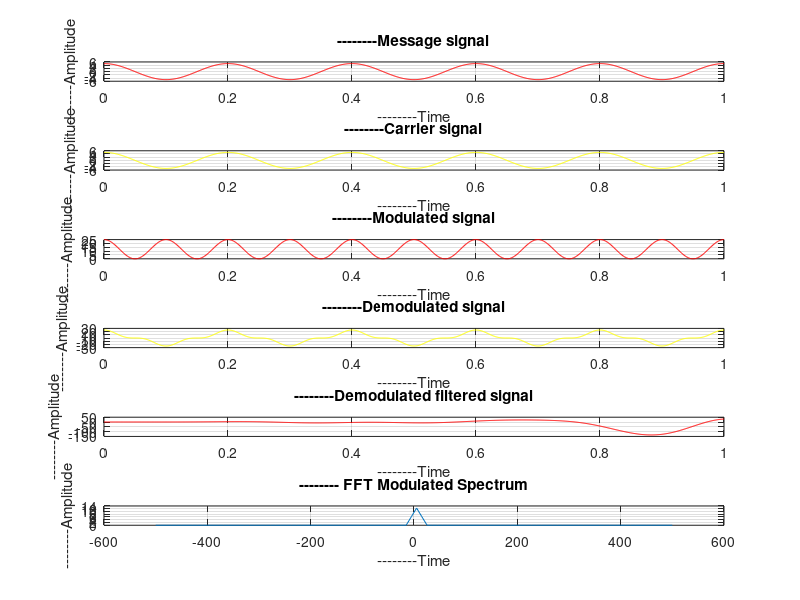

The MATLAB source for this figure:
clear all;
close all;
clc;
t=0:0.001:1;

am=input('Enter the message signal')
fm=input('Enter the message frequency')
ac=input('Enter the carrier signal')
fc=input('Enter the carrier frequency')

x=am*cos(2*pi*fm*t);
c=ac*cos(2*pi*fc*t);
s=x.*c;
d=s.*cos(2*pi*fc*t);
fs=1000;
[b,a]=butter(10, fc*2/fs);
dim1=filter(b,a, d);
f=linspace(-fs/2, fs/2, 100);
g=abs(fftshift(fft(s,100)/100));

subplot(6, 1, 1);
plot(t, x, 'r');
title('--------Message signal');
ylabel('--------Amplitude');
xlabel('--------Time');
grid on;


subplot(6, 1, 2);
plot(t, c, 'y');
title('--------Carrier signal');
ylabel('--------Amplitude');
xlabel('--------Time');
grid on;



subplot(6, 1, 3);
plot(t, s, 'r');
title('--------Modulated signal');
ylabel('--------Amplitude');
xlabel('--------Time');
grid on;



subplot(6, 1, 4);
plot(t, d, 'y');
title('--------Demodulated signal');
ylabel('--------Amplitude');
xlabel('--------Time');
grid on;


subplot(6, 1, 5);
plot(t, dim1, 'r');
title('--------Demodulated filtered signal');
ylabel('--------Amplitude');
xlabel('--------Time');
grid on;


subplot(6, 1, 6);
plot(f, g);
title('-------- FFT Modulated Spectrum');
ylabel('--------Amplitude');
xlabel('--------Time');
grid on;

m=am/ac;
pc=(ac^2)/2;
p=pc*(m^2)/2;
fprintf("Transmitted power=%d",p);



